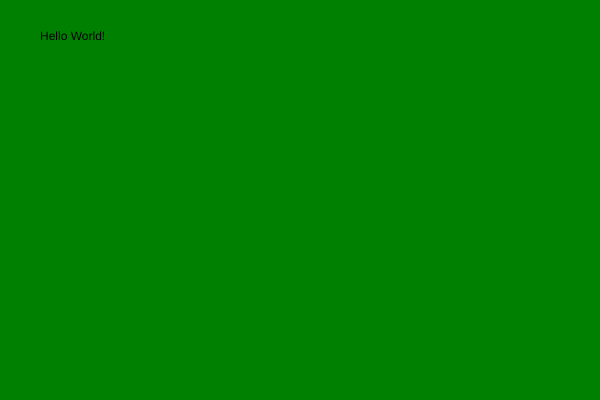
Frame 1 (no input)
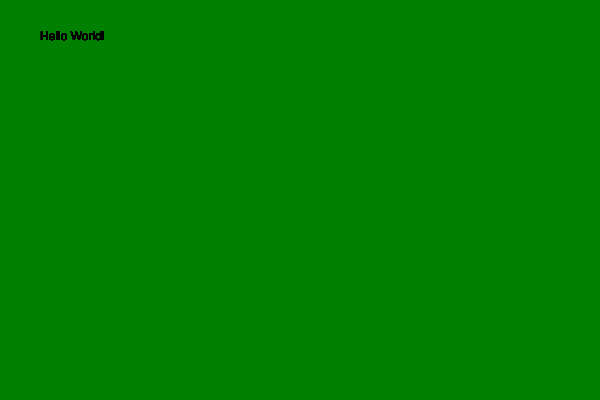
Frame 60 (no input)
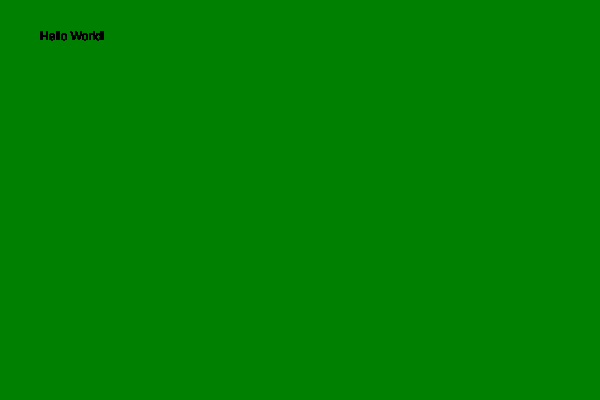
Frame 120 (the mouse pressed at the canvas centre since frame 60)

The p5.js sketch that drew these frames (run headless with seeded random() and noise() and a simulated clock; from frame 60 on, the mouse is pressed at the canvas centre):

// p5.js sketch
// ── sketch.js
// Declaring the setup function
function setup() {

    // used to create a canvas that is 600 by 400 pixels
    createCanvas( 600, 400 );

    // used to color the background green
    background( 'green' );
}

// Declaring the draw function
function draw() {

  // telling p5 to print Hello World! on the screen
  // Position of the text will be at (x: 40, y: 40).
  text( "Hello World!", 40, 40);
}
